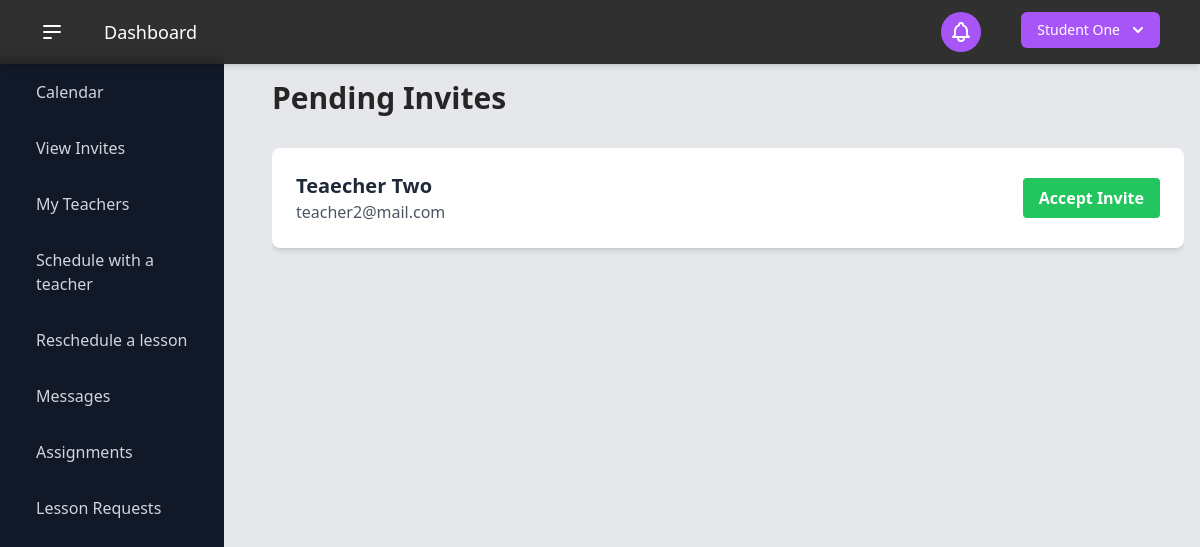
The app's page /student_invites/ (signed in) with its own data.
### users/models.py (models this page shows, shortened)
class User(AbstractBaseUser):
    USER_TYPE_CHOICES = (
        (1, "Student"),
        (2, "Teacher"),
    )
    user_type = models.PositiveSmallIntegerField(
        choices=USER_TYPE_CHOICES,
        default=1,
    )
    email = models.EmailField(
        "email address",
        max_length=255,
        unique=True,
        validators=[EmailValidator(message="Enter a valid email address.")],
    )
    first_name = models.CharField(
        "first name",
        max_length=150,
        validators=[
            RegexValidator(r"^[a-zA-Z\s]+$", "Enter a valid first name (letters only).")
        ],
    )
    last_name = models.CharField(
        "last name",
        max_length=150,
        validators=[
            RegexValidator(r"^[a-zA-Z\s]+$", "Enter a valid last name (letters only).")
        ],
    )
    password = models.CharField(
        "password",
        max_length=255,
        validators=[
            MinLengthValidator(6),
            RegexValidator(
                r"^(?=.*[a-z])(?=.*[A-Z])(?=.*\d)[A-Za-z\d]{6,}$",
                "Password must have at least 6 characters, including a number and a capital letter.",
            ),
        ],
    )
    contact_number = PhoneNumberField()
    date_of_birth = models.DateField("date of birth")
    two_factor_enabled = models.BooleanField(default=False)
    two_factor_code = models.CharField(max_length=6, blank=True, null=True)
    two_factor_code_expiry = models.DateTimeField(blank=True, null=True)
    password_reset_token = models.CharField(max_length=100, null=True, blank=True)
    password_reset_token_created_at = models.DateTimeField(null=True, blank=True)
    objects = UserManager()
    USERNAME_FIELD = "email"
    REQUIRED_FIELDS = ["__all__"]
    def get_full_name(self):
        return f"{self.first_name} {self.last_name}"

class Invite(models.Model):
    INVITE_STATUS_CHOICES = (
        ("pending", "Pending"),
        ("accepted", "Accepted"),
        ("declined", "Declined"),
    )
    student = models.ForeignKey(
        Student, on_delete=models.CASCADE, related_name="invites"
    )
    teacher = models.ForeignKey(
        Teacher, on_delete=models.CASCADE, related_name="sent_invites"
    )
    status = models.CharField(
        max_length=10, choices=INVITE_STATUS_CHOICES, default="pending"
    )
    message = models.TextField(max_length=500, blank=True)
    created_at = models.DateTimeField(auto_now_add=True)
    class Meta:
        unique_together = ("student", "teacher")

class Teacher(models.Model):
    teacher_id = models.AutoField(primary_key=True)
    user = models.OneToOneField(User, on_delete=models.CASCADE)
    extra_teacher_info = models.TextField(
        "extra / optional teacher information",
        max_length=2000,
        blank=True,  # This field is optional
        null=True,
    )

### users/views.py (the view)
# urls.py: path('student_invites/', student_invites, name='student_invites'),
@login_required
@user_passes_test(lambda u: u.user_type == 1)
def student_invites(request):
    student = request.user.student
    pending_invites = Invite.objects.filter(student=student, status="pending")
    return render(request, "users/student_templates/student_invites.html", {"invites": pending_invites})

### templates/users/student_templates/student_invites.html (shortened to what this page needs)
{% extends "_dashboard.html" %}
{% load static %}
{% block name %}Pending Invites{% endblock %}
{% block content %}
<div class="container mx-auto">
    {% if invites %}
    <div class="space-y-6">
        {% for invite in invites %}
        <div class="bg-white rounded-lg shadow-md p-6">
            <div class="flex flex-col md:flex-row justify-between items-start md:items-center">
                <div class="mb-4 md:mb-0">
                    <h3 class="text-xl font-semibold text-gray-800">
                        {% if invite.teacher.user %}
                            {{ invite.teacher.user.get_full_name }}
                        {% else %}
                            Unknown Teacher
                        {% endif %}
                    </h3>
                    <p class="text-gray-600">{{ invite.teacher.user.email }}</p>
                </div>
                <a href="{% url 'accept_invite' invite.id %}" class="bg-green-500 hover:bg-green-600 text-white font-bold py-2 px-4 rounded transition duration-300">
                    Accept Invite
                </a>
            </div>
        </div>
        {% endfor %}
    </div>
    {% else %}
    <p class="text-lg text-gray-600">No pending invites.</p>
    {% endif %}
</div>
{% endblock %}

### templates/components/current_user.html (shortened to what this page needs)
{% load static %}
<div x-data="{ open: false }" class="relative inline-block text-left mr-4">
    <div>
        <button
            @click="open = !open"
            type="button"
            class="inline-flex justify-center w-full rounded-md shadow-sm px-4 py-2 bg-purple-500 text-sm font-medium text-white hover:bg-purple-600 ring-purple-800"
            id="options-menu"
            aria-haspopup="true"
            x-bind:aria-expanded="open"
        >
            {{ user.first_name }} {{ user.last_name }}
            <svg
                class="-mr-1 ml-2 h-5 w-5"
                xmlns="http://www.w3.org/2000/svg"
                viewBox="0 0 20 20"
                fill="currentColor"
                aria-hidden="true"
            >
                <path
                    fill-rule="evenodd"
                    d="M5.293 7.293a1 1 0 011.414 0L10 10.586l3.293-3.293a1 1 0 111.414 1.414l-4 4a1 1 0 01-1.414 0l-4-4a1 1 0 010-1.414z"
                    clip-rule="evenodd"
                />
            </svg>
        </button>
    </div>
</div>

### records on screen
User: first_name "Student", last_name "One"
Invite: teacher.user.get_full_name "Teaecher Two", teacher.user.email "teacher2@mail.com"
